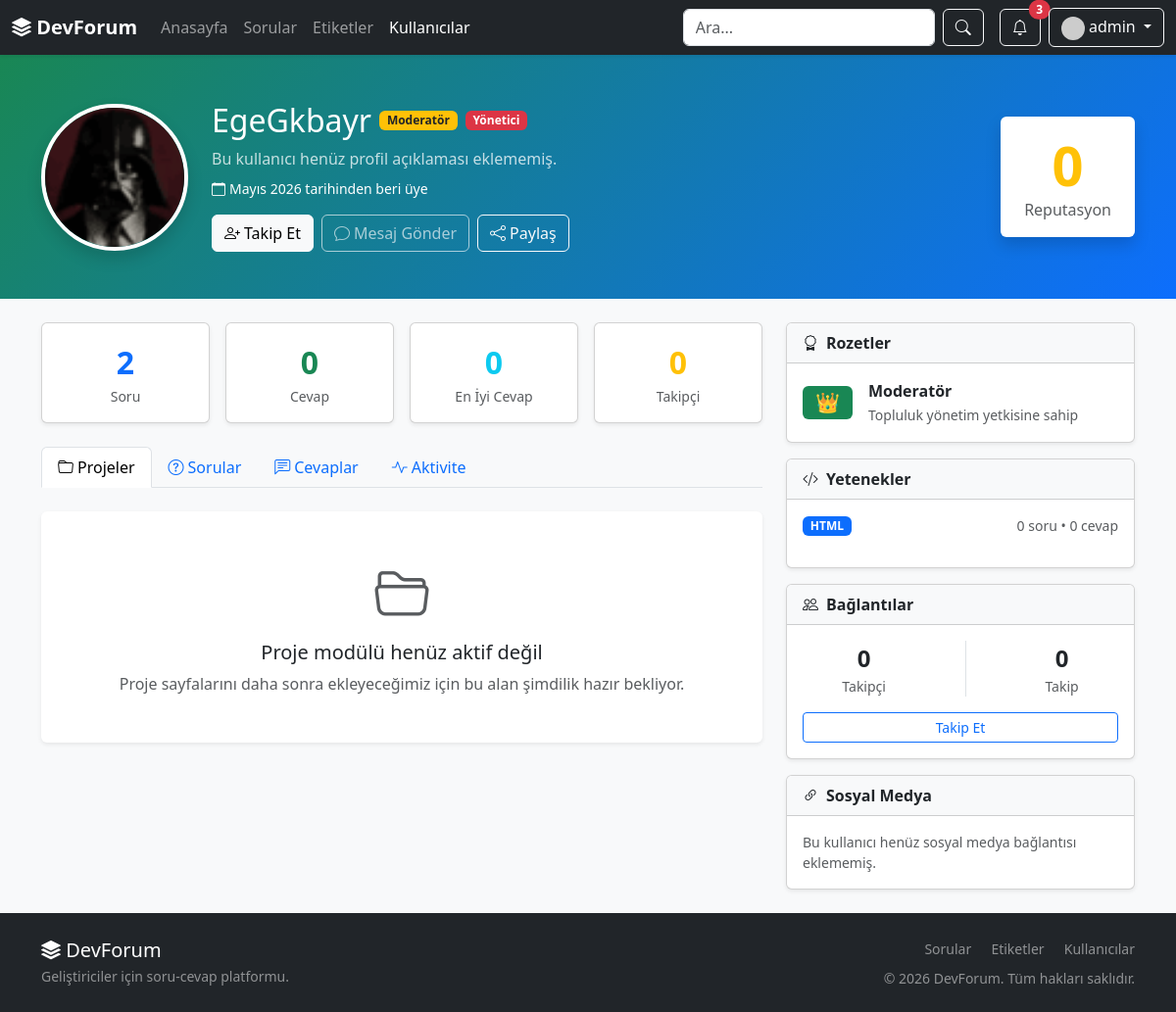
/kullanici/EgeGkbayr/ (signed in), run on an earlier commit of the app's database.
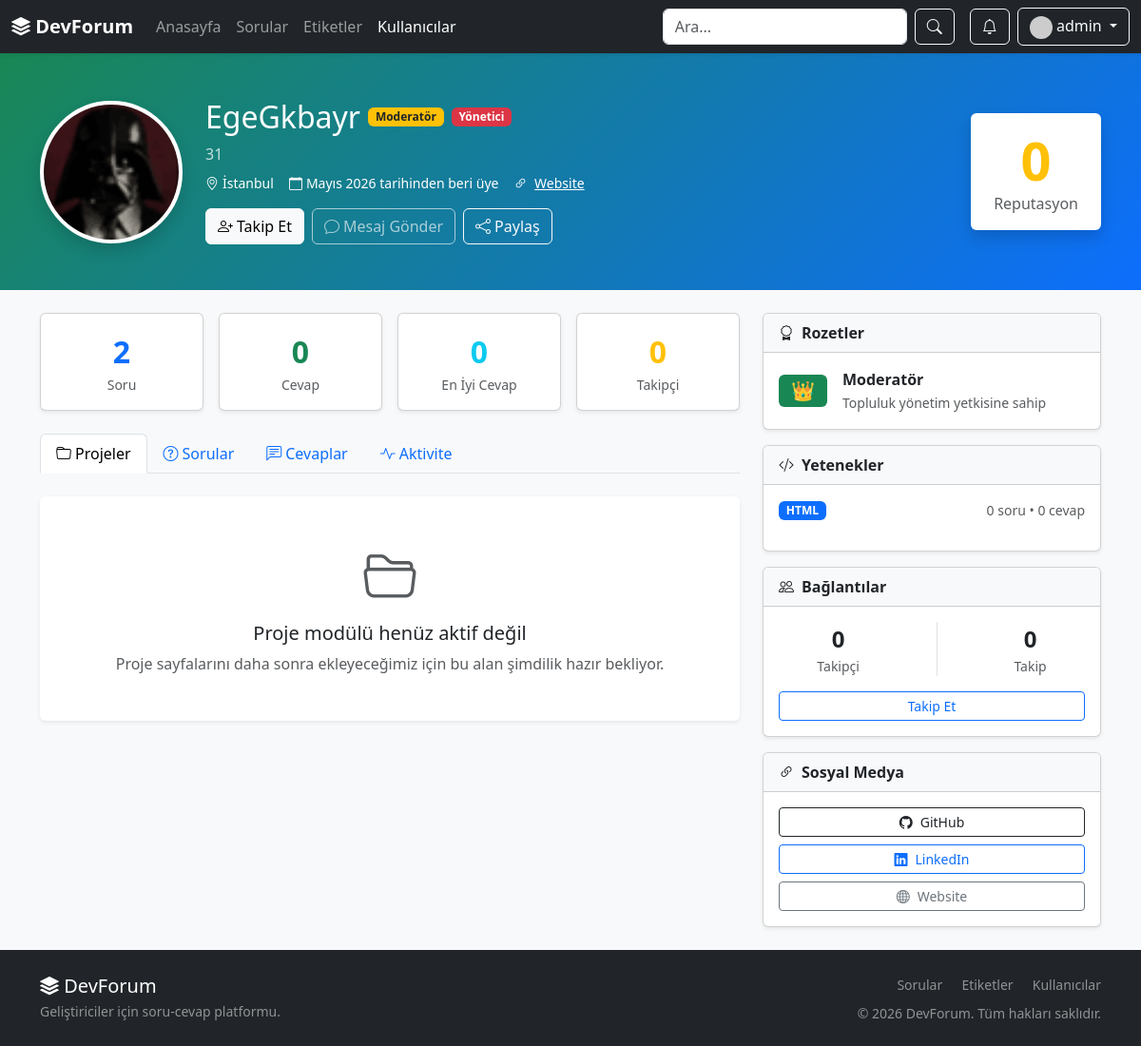
And on a later commit of the database.
### forum/models.py (models this page shows, shortened)
class Profile(models.Model):
    user = models.OneToOneField(User, on_delete=models.CASCADE, related_name='profile')
    avatar = models.FileField(upload_to='avatars/', blank=True, null=True)
    bio = models.TextField(blank=True)
    location = models.CharField(max_length=100, blank=True)
    website = models.URLField(blank=True)
    github = models.CharField(max_length=100, blank=True)
    linkedin = models.URLField(blank=True)
    twitter = models.CharField(max_length=100, blank=True)
    skills = models.CharField(max_length=255, blank=True)
    reputation = models.IntegerField(default=0)
    avatar_seed = models.CharField(max_length=100, default='Felix')
    created_at = models.DateTimeField(auto_now_add=True)
    updated_at = models.DateTimeField(auto_now=True)

### forum/views.py (the view, shortened to what this page needs)
# urls.py: path('kullanici/<str:username>/', views.kullanici_profil, name='kullanici_profil'),
def kullanici_profil(request, username):
    user_obj = get_object_or_404(User, username=username)
    profile = get_or_create_profile(user_obj)
    is_following = False
    if request.user.is_authenticated:
        is_following = Follow.objects.filter(
            follower=request.user,
            following=user_obj,
        ).exists()
    user_questions = (
        Question.objects
        .filter(author=user_obj)
        .select_related('author')
        .prefetch_related('tags', 'answers', 'votes')
        .order_by('-created_at')[:10]
    )
    user_answers = (
        Answer.objects
        .filter(author=user_obj, parent_answer__isnull=True)
        .select_related('question', 'question__author')
        .prefetch_related('votes')
        .order_by('-created_at')[:10]
    )
    total_questions = Question.objects.filter(author=user_obj).count()
    total_answers = Answer.objects.filter(author=user_obj, parent_answer__isnull=True).count()
    accepted_answer_count = Answer.objects.filter(author=user_obj, is_accepted=True).count()
    follower_count = Follow.objects.filter(following=user_obj).count()
    following_count = Follow.objects.filter(follower=user_obj).count()
    skill_rows = _build_skill_rows(user_obj, profile)
    skill_tags = []
    profile_skill_names = []
    activity_items = []
    for question in Question.objects.filter(author=user_obj).select_related('author').order_by('-created_at')[:5]:
        activity_items.append({
            'type': 'question',
            'title': 'Soru sordu',
            'icon': 'bi-question-circle',
            'color': 'text-primary',
            'text': question.title,
            'url': reverse('soru_detay', args=[question.id]),
            'meta': f'{question.answer_count()} cevap • {question.views} görüntülenme',
            'created_at': question.created_at,
        })
    activity_items = sorted(activity_items, key=lambda item: item['created_at'], reverse=True)[:10]
    badges = []
    if user_obj.is_staff:
        badges.append({
            'emoji': '👑',
            'title': 'Moderatör',
            'description': 'Topluluk yönetim yetkisine sahip',
            'class': 'bg-success',
        })
    return render_page(request, 'forum/kullanici-profil.html', {
        'profile_user': user_obj,
        'profile': profile,
        'is_following': is_following,
        'is_own_profile': request.user.is_authenticated and request.user.id == user_obj.id,
        'user_questions': user_questions,
        'user_answers': user_answers,
        'total_questions': total_questions,
        'total_answers': total_answers,
        'accepted_answer_count': accepted_answer_count,
        'follower_count': follower_count,
        'following_count': following_count,
        'skill_rows': skill_rows,
        'skill_tags': skill_tags,
        'profile_skill_names': profile_skill_names,
        'activity_items': activity_items,
        'badges': badges,
    })

### forum/models.py (called while the page is built)
    def vote_score(self):
        return sum(vote.value for vote in self.votes.all())

    def answer_count(self):
        return self.answers.filter(parent_answer__isnull=True).count()

    def icon_class(self):
        icons = {
            'new_answer': 'bi-chat-dots',
            'best_answer': 'bi-trophy-fill',
            'followed_tag_question': 'bi-tags-fill',
            'new_tag': 'bi-tag-fill',
            'new_follower': 'bi-person-plus-fill',
            'answer_reply': 'bi-reply-fill',
            'favorite': 'bi-star-fill',
            'system': 'bi-bell-fill',
        }
        return icons.get(self.notification_type, 'bi-bell-fill')

### forum/views.py (called while the page is built)
def make_tag_slug(tag_name):
    tag_name = tag_name.strip().lower()
    replacements = {
        "c#": "csharp",
        "c++": "cpp",
        ".net": "dotnet",
        "node.js": "nodejs",
    }
    for old, new in replacements.items():
        tag_name = tag_name.replace(old, new)
    tag_name = tag_name.replace("#", "sharp")
    tag_name = tag_name.replace("+", "plus")
    slug = slugify(tag_name)
    return slug or "etiket"

### forum/templates/forum/kullanici-profil.html (shortened to what the changed rows need)
{% extends 'forum/base.html' %}
{% block content %}
<section class="profile-hero text-white py-5">
    <div class="container">
        <div class="row align-items-center g-4">
            <div class="col-md-auto text-center">
                {% if profile.avatar %}
                    <img src="{{ profile.avatar.url }}?v={{ profile.updated_at|date:'U' }}"
                         alt="{{ profile_user.username }} avatar"
                         class="profile-avatar rounded-circle border border-4 border-white bg-white shadow">
                {% else %}
                    <img src="https://api.dicebear.com/7.x/avataaars/svg?seed={{ profile.avatar_seed|default:profile_user.username|urlencode }}"
                         alt="{{ profile_user.username }} avatar"
                         class="profile-avatar rounded-circle border border-4 border-white bg-white shadow">
                {% endif %}
            </div>
            <div class="col-md">
                <div class="d-flex flex-wrap align-items-center gap-2 mb-2">
                    <h2 class="mb-0">{{ profile_user.username }}</h2>
                    {% if profile_user.is_staff %}
                        <span class="badge bg-warning text-dark">Moderatör</span>
                    {% endif %}
                    {% if profile_user.is_superuser %}
                        <span class="badge bg-danger">Yönetici</span>
                    {% endif %}
                </div>
                <p class="mb-2 opacity-75">
                    {% if profile.bio %}
                        {{ profile.bio }}
                    {% else %}
                        Bu kullanıcı henüz profil açıklaması eklememiş.
                    {% endif %}
                </p>
                <div class="d-flex gap-3 mb-2 flex-wrap small">
                    {% if profile.location %}
                        <span><i class="bi bi-geo-alt me-1"></i>{{ profile.location }}</span>
                    {% endif %}
                    <span><i class="bi bi-calendar me-1"></i>{{ profile_user.date_joined|date:"F Y" }} tarihinden beri üye</span>
                    {% if profile.website %}
                        <span>
                            <i class="bi bi-link-45deg me-1"></i>
                            <a href="{{ profile.website }}" class="text-white" target="_blank" rel="noopener">Website</a>
                        </span>
                    {% endif %}
                </div>
                <div class="d-flex gap-2 mt-3 flex-wrap">
                    {% if is_own_profile %}
                        <a class="btn btn-light" href="{% url 'profilim' %}">
                            <i class="bi bi-pencil me-1"></i>Profili Düzenle
                        </a>
                    {% elif user.is_authenticated %}
                        <form method="post" action="{% url 'kullanici_takip' profile_user.id %}" class="d-inline">
                        </form>
                    {% else %}
                        <a class="btn btn-light" href="{% url 'giris' %}">
                            <i class="bi bi-person-plus me-1"></i>Takip Et
                        </a>
                    {% endif %}
                    <button class="btn btn-outline-light" type="button" disabled title="Mesaj sistemi sonraki aşamada eklenecek">
                    </button>
                    <button class="btn btn-outline-light" type="button" onclick="copyProfileLink()">
                    </button>
                </div>
            </div>
            <div class="col-md-auto text-center">
                <div class="card bg-white text-dark shadow border-0">
                    <div class="card-body px-4">
                        <div class="display-4 fw-bold text-warning">{{ profile.reputation }}</div>
                        <div class="text-muted">Reputasyon</div>
                    </div>
                </div>
            </div>
        </div>
    </div>
</section>
<div class="container py-4">
    <div class="row g-4">
        <div class="col-lg-4">
            <div class="card mb-3 shadow-sm">
                <div class="card-body">
                    {% for skill in skill_rows %}
                        <div class="mb-3">
                            <div class="d-flex justify-content-between gap-2 align-items-center">
                                {% if skill.url %}
                                    <a href="{{ skill.url }}" class="badge {{ skill.class }} text-decoration-none">{{ skill.name }}</a>
                                {% else %}
                                    <span class="badge {{ skill.class }}">{{ skill.name }}</span>
                                {% endif %}
                                <span class="small text-muted text-end">
                                    {{ skill.question_total }} soru • {{ skill.answer_total }} cevap
                                </span>
                            </div>
                        </div>
                    {% empty %}
                        <p class="text-muted small mb-0">Bu kullanıcının profilinde yetenek bilgisi bulunmuyor.</p>
                    {% endfor %}
                </div>
            </div>
            <div class="card shadow-sm">
                <div class="card-body">
                    {% if profile.github %}
                        <a href="https://github.com/{{ profile.github }}" target="_blank" rel="noopener" class="btn btn-outline-dark btn-sm w-100 mb-2">
                            <i class="bi bi-github me-2"></i>GitHub
                        </a>
                    {% endif %}
                    {% if profile.linkedin %}
                        <a href="{{ profile.linkedin }}" target="_blank" rel="noopener" class="btn btn-outline-primary btn-sm w-100 mb-2">
                            <i class="bi bi-linkedin me-2"></i>LinkedIn
                        </a>
                    {% endif %}
                    {% if profile.website %}
                        <a href="{{ profile.website }}" target="_blank" rel="noopener" class="btn btn-outline-secondary btn-sm w-100">
                            <i class="bi bi-globe me-2"></i>Website
                        </a>
                    {% endif %}
                    {% if not profile.github and not profile.linkedin and not profile.website %}
                        <p class="text-muted small mb-0">Bu kullanıcı henüz sosyal medya bağlantısı eklememiş.</p>
                    {% endif %}
                </div>
            </div>
        </div>
    </div>
</div>
{% endblock %}

### forum/templates/forum/base.html (shortened to what the changed rows need)
<!DOCTYPE html>
<html lang="tr">
<head>
    <link href="https://cdn.jsdelivr.net/npm/bootstrap@5.3.2/dist/css/bootstrap.min.css" rel="stylesheet">
    <link rel="stylesheet" href="https://cdn.jsdelivr.net/npm/bootstrap-icons@1.11.1/font/bootstrap-icons.css">
    <link rel="stylesheet" href="https://cdnjs.cloudflare.com/ajax/libs/toastr.js/latest/toastr.min.css">
</head>
<body class="bg-light d-flex flex-column min-vh-100">
{% with current_url=request.resolver_match.url_name %}
<nav class="navbar navbar-expand-lg navbar-dark bg-dark sticky-top shadow-sm">
    <div class="container-fluid">
        <div class="collapse navbar-collapse" id="navbarNav">
            <div class="d-flex gap-2 align-items-center">
                {% if user.is_authenticated %}
                    <div class="dropdown">
                        <button class="btn btn-outline-light position-relative" type="button" data-bs-toggle="dropdown" aria-expanded="false" title="Bildirimler">
                            <i class="bi bi-bell"></i>
                            {% if unread_notification_count|default:0 > 0 %}
                                <span class="position-absolute top-0 start-100 translate-middle badge rounded-pill bg-danger">
                                    {{ unread_notification_count }}
                                </span>
                            {% endif %}
                        </button>
                    </div>
                {% else %}
                    <a class="btn btn-outline-light" href="{% url 'giris' %}">Giriş Yap</a>
                    <a class="btn btn-primary" href="{% url 'kayit' %}">Kayıt Ol</a>
                {% endif %}
            </div>
        </div>
    </div>
</nav>
{% endwith %}
<main class="flex-grow-1">
    {% block content %}{% endblock %}
</main>
</body>
</html>

What changed in the data, as far as the page shows it:
changed Profile "HTML": bio (not shown) → "31"; location (not shown) → "İstanbul"; website empty → "https://www.google.com" (drawn)
Also different on the page:
{{ unread_notification_count }}: "3" → (not shown)
text no longer shown: "Bu kullanıcı henüz profil açıklaması eklememiş. Bu kullanıcı henüz sosyal medya bağlantısı eklememiş."
text now shown: "Website GitHub LinkedIn Website"
